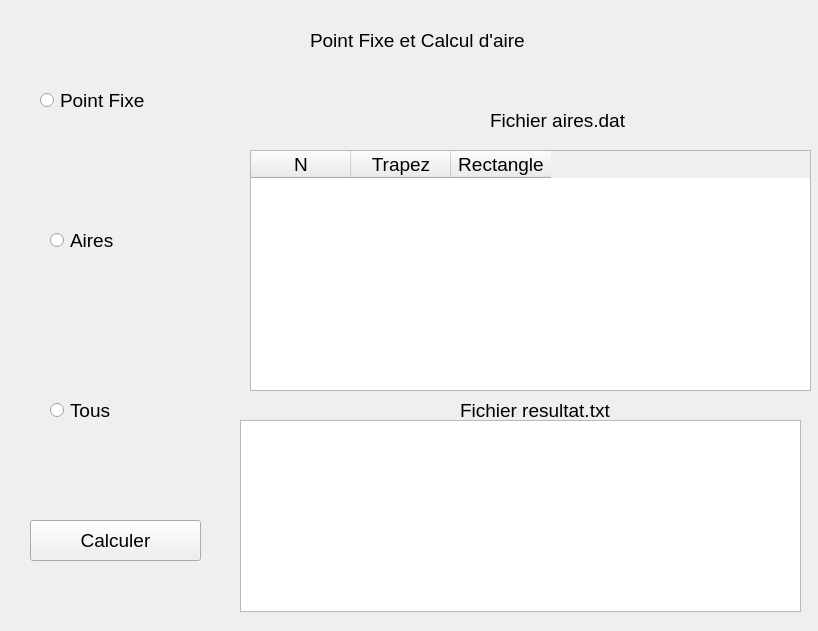
<?xml version="1.0" encoding="UTF-8"?>
<ui version="4.0">
 <class>Form</class>
 <widget class="QWidget" name="Form">
  <property name="geometry">
   <rect>
    <x>0</x>
    <y>0</y>
    <width>818</width>
    <height>631</height>
   </rect>
  </property>
  <property name="windowTitle">
   <string>Form</string>
  </property>
  <widget class="QLabel" name="label">
   <property name="geometry">
    <rect>
     <x>310</x>
     <y>20</y>
     <width>221</width>
     <height>41</height>
    </rect>
   </property>
   <property name="font">
    <font>
     <pointsize>14</pointsize>
    </font>
   </property>
   <property name="text">
    <string>Point Fixe et Calcul d'aire</string>
   </property>
  </widget>
  <widget class="QTableWidget" name="table">
   <property name="geometry">
    <rect>
     <x>250</x>
     <y>150</y>
     <width>561</width>
     <height>241</height>
    </rect>
   </property>
   <property name="font">
    <font>
     <pointsize>14</pointsize>
    </font>
   </property>
   <column>
    <property name="text">
     <string>N</string>
    </property>
   </column>
   <column>
    <property name="text">
     <string>Trapez</string>
    </property>
   </column>
   <column>
    <property name="text">
     <string>Rectangle</string>
    </property>
   </column>
  </widget>
  <widget class="QListWidget" name="list">
   <property name="geometry">
    <rect>
     <x>240</x>
     <y>420</y>
     <width>561</width>
     <height>192</height>
    </rect>
   </property>
   <property name="font">
    <font>
     <pointsize>14</pointsize>
    </font>
   </property>
  </widget>
  <widget class="QPushButton" name="calc">
   <property name="geometry">
    <rect>
     <x>30</x>
     <y>520</y>
     <width>171</width>
     <height>41</height>
    </rect>
   </property>
   <property name="font">
    <font>
     <pointsize>14</pointsize>
    </font>
   </property>
   <property name="text">
    <string>Calculer</string>
   </property>
  </widget>
  <widget class="QRadioButton" name="tous">
   <property name="geometry">
    <rect>
     <x>50</x>
     <y>390</y>
     <width>111</width>
     <height>41</height>
    </rect>
   </property>
   <property name="font">
    <font>
     <pointsize>14</pointsize>
    </font>
   </property>
   <property name="text">
    <string>Tous</string>
   </property>
  </widget>
  <widget class="QRadioButton" name="ai">
   <property name="geometry">
    <rect>
     <x>50</x>
     <y>220</y>
     <width>111</width>
     <height>41</height>
    </rect>
   </property>
   <property name="font">
    <font>
     <pointsize>14</pointsize>
    </font>
   </property>
   <property name="text">
    <string>Aires</string>
   </property>
  </widget>
  <widget class="QRadioButton" name="pf">
   <property name="geometry">
    <rect>
     <x>40</x>
     <y>80</y>
     <width>111</width>
     <height>41</height>
    </rect>
   </property>
   <property name="font">
    <font>
     <pointsize>14</pointsize>
    </font>
   </property>
   <property name="text">
    <string>Point Fixe</string>
   </property>
  </widget>
  <widget class="QLabel" name="label_2">
   <property name="geometry">
    <rect>
     <x>490</x>
     <y>100</y>
     <width>221</width>
     <height>41</height>
    </rect>
   </property>
   <property name="font">
    <font>
     <pointsize>14</pointsize>
    </font>
   </property>
   <property name="text">
    <string>Fichier aires.dat</string>
   </property>
  </widget>
  <widget class="QLabel" name="label_3">
   <property name="geometry">
    <rect>
     <x>460</x>
     <y>390</y>
     <width>221</width>
     <height>41</height>
    </rect>
   </property>
   <property name="font">
    <font>
     <pointsize>14</pointsize>
    </font>
   </property>
   <property name="text">
    <string>Fichier resultat.txt</string>
   </property>
  </widget>
  <widget class="QLabel" name="res">
   <property name="geometry">
    <rect>
     <x>180</x>
     <y>80</y>
     <width>221</width>
     <height>41</height>
    </rect>
   </property>
   <property name="font">
    <font>
     <pointsize>14</pointsize>
    </font>
   </property>
   <property name="text">
    <string/>
   </property>
  </widget>
 </widget>
 <resources/>
 <connections/>
</ui>
